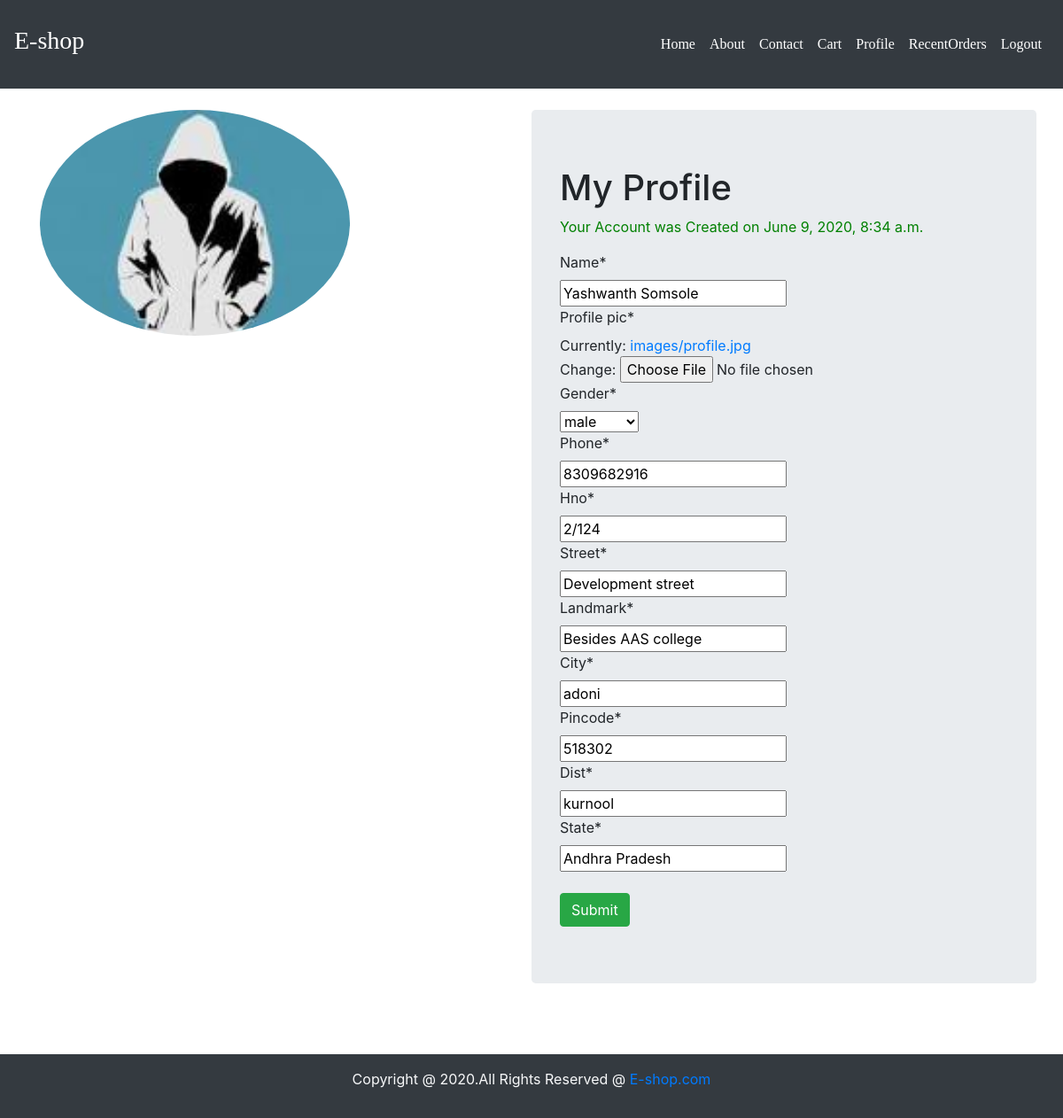
The app's page /products/profile/edit/1/ (signed in) with its own data.
### products/models.py (models this page shows, shortened)
class Profile(models.Model):
    user = models.OneToOneField(to=User, on_delete=CASCADE)
    name = models.CharField(max_length=100)
    profile_pic = models.ImageField(upload_to="images",null=True)
    gender = models.CharField(max_length=100,choices=(('male','male'),('female','female'),('others','others')))
    phone = models.CharField(validators=[RegexValidator("^0?[5-9]{1}\d{9}$")],max_length=15)
    hno = models.CharField(max_length=100)
    street = models.CharField(max_length=100)
    landmark = models.CharField(max_length=100)
    pincode = models.CharField(max_length=100)
    city = models.CharField(max_length=100)
    dist = models.CharField(max_length=100)
    state = models.CharField(max_length=100)
    user_register_date = models.DateTimeField(auto_now_add=True)

### products/views.py (the view)
# urls.py: path('profile/edit/<int:pk>/',views.ProfileEditView.as_view(success_url="/products/product_list")),
@method_decorator(login_required, name="dispatch")
class ProfileEditView(UpdateView):
    model = Profile
    fields = ['name','profile_pic','gender','phone','hno','street','landmark','city','pincode','dist','state']
    template_name="products/profile_form.html"

### templates/products/profile_form.html (shortened to what this page needs)
{% extends 'base.html' %}
{% block content %}
{% load crispy_forms_tags %}
<div class="container">
<div class="row">
<div class="col-md-6">
<img src="/media/{{profile.profile_pic}}" width="350px" height="350px" class="img-fluid rounded-circle">
</div>
<div class="col-md-6 jumbotron">
<h1>My Profile</h1>
<p style="color:green;font-weight=3">Your Account was Created on {{user.profile.user_register_date}}</p>
<form method="post" enctype="multipart/form-data"">
{{ form|crispy }}
<br>
<input type="submit" class="btn btn-success"value="Submit"/>
</form>
</div>
</div>
</div>
{% endblock %}

### records on screen
Profile: profile_pic (placeholder picture), name "Yashwanth Somsole", gender "male", phone "8309682916", hno "2/124", street "Development street", landmark "Besides AAS college", city "adoni", pincode "518302", dist "kurnool", state "Andhra Pradesh"

### other values on screen
{{ user.profile.user_register_date }} "June 9, 2020, 8:34 a.m."
